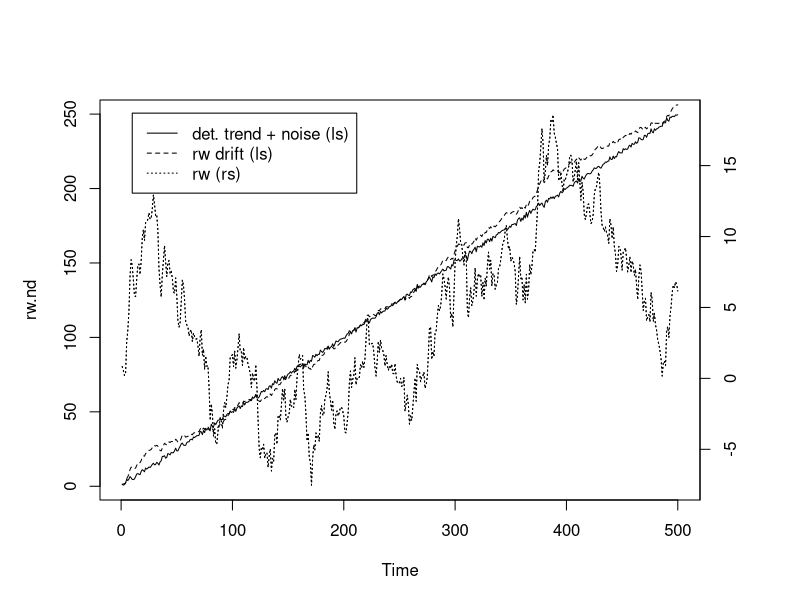
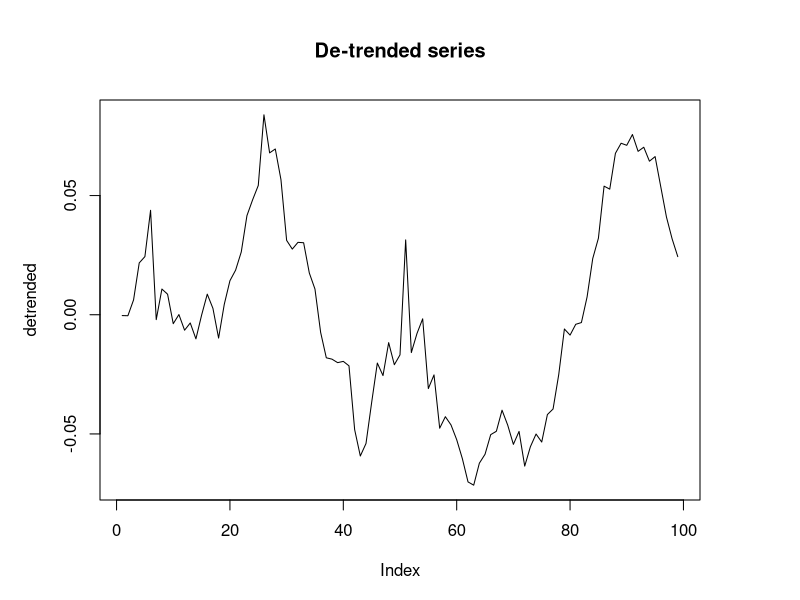
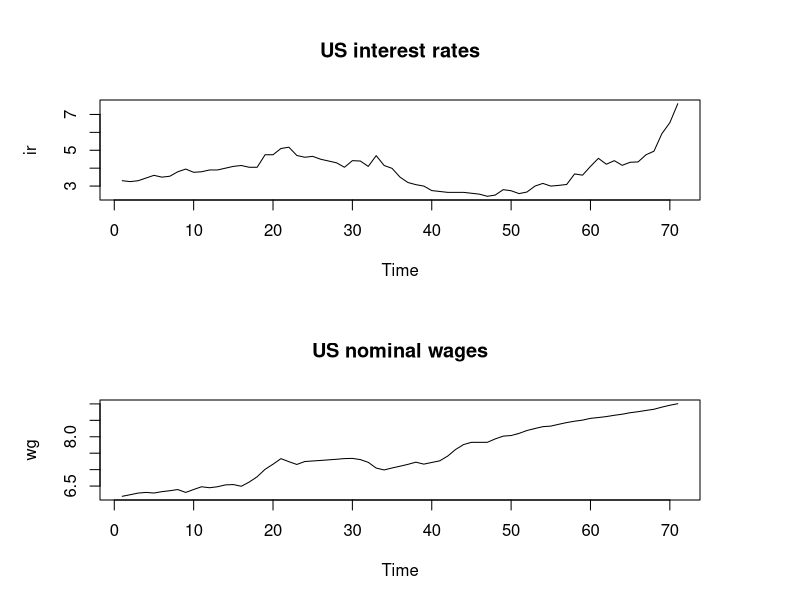
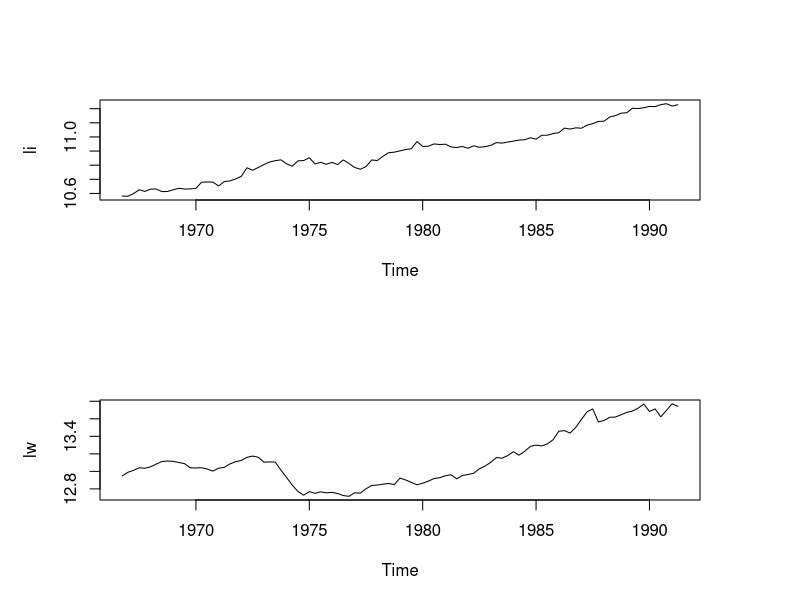

R code for these plots, in order:
# 5.1-------------
set.seed(123456)
e <- rnorm(500)
# pure random walk
rw.nd <- cumsum(e)
# trend
trd <- 1:500
# random walk with drift
rw.wd <- 0.5*trd + cumsum(e)
# deterministic trend and noise
dt <- e + 0.5*trd
# plotting
par(mar=rep(5,4))
plot.ts(dt, lty=1, ylab='', xlab='')
lines(rw.wd, lty=2)
par(new=T)
plot.ts(rw.nd, lty=3, axes=FALSE)
axis(4, pretty(range(rw.nd)))
lines(rw.nd, lty=3)
legend(10, 18.7, legend=c('det. trend + noise (ls)', 
                          'rw drift (ls)', 'rw (rs)'), lty=c(1, 2, 3))

#DW---------------------
library(urca)
library(xtable)
data(Raotbl3)
attach(Raotbl3)
lc <- ts(lc, start=c(1966,4), end=c(1991,2), frequency=4)
lc.ct <- ur.df(lc, lags=3, type='trend')
# Slotnames will determine the names for elements in the table. 
slotNames(lc.ct)
class(lc.ct@teststat)
class(lc.ct@cval)
# Put the test-statistics and the critical values together
a <- cbind(t(lc.ct@teststat), lc.ct@cval)
ta <- xtable(a, digits = 2)
ta
summary(lc.ct)
lc.ct@teststat
lc2 <- diff(lc)
lc2.ct <- ur.df(lc2, type = "trend", lags = 3)
summary(lc2.ct)
# De-trend--------------------
# Testing the de-trend code on note 1 page 53 Pfaff
detrended <- residuals(lm(lc ~ seq(along = lc)))
plot(detrended, type = 'l', main = "De-trended series")
# KPSS-----------
library(urca)
data(nporg)
ir <- na.omit(nporg[, "bnd"])
wg <- log(na.omit(nporg[, "wg.n"]))
ir.kpss <- ur.kpss(ir, type = "mu", use.lag=8)
wg.kpss <- ur.kpss(wg, type = "tau", use.lag=8)
summary(ir.kpss)
summary(wg.kpss)
slotNames(ir.kpss)
ir.kpss@cval
a <- cbind(ir.kpss@teststat, ir.kpss@cval)
b <- cbind(wg.kpss@teststat, wg.kpss@cval)
ab <- rbind(a, b)
colnames(ab) <- c("cv", "10pct", "5pct", "2.5pct", "1.0pct")
rownames(ab) <- c("ir", "wg")
print(xtable(ab, digits = 2))
# plot---------
par(mfrow=c(2,1))
plot.ts(ir, main = "US interest rates")
plot.ts(wg, main = "US nominal wages")
#Questions-------------
library(urca)
library(xtable)
data(Raotbl3)
lc <- ts(Raotbl3$lc, start=c(1966,4), end=c(1991,2), frequency=4)
lw <- ts(Raotbl3$lw, start=c(1966,4), end=c(1991,2), frequency=4)
li <- ts(Raotbl3$li, start=c(1966,4), end=c(1991,2), frequency=4)
plot.ts(li)
plot.ts(lw)
li.ct <- ur.df(lw, type='trend', selectlags = "AIC")
summary(li.ct)
# Engle-Grange------------------------
set.seed(123456)
e1 <- rnorm(100)
e2 <- rnorm(100)
y1 <- cumsum(e1)
y2 <- 0.6*y1 + e2
lr.reg <- lm(y2 ~ y1)
error <- residuals(lr.reg)
error.lagged <- error[-c(1, 100)]
dy1 <- diff(y1)
dy2 <- diff(y2)
diff.dat <- data.frame(embed(cbind(dy1, dy2), 2))
colnames(diff.dat) <- c('dy1', 'dy2', 'dy1.1', 'dy2.1')
ecm.reg <- lm(dy2 ~ error.lagged + dy1.1 + dy2.1, data=diff.dat)
